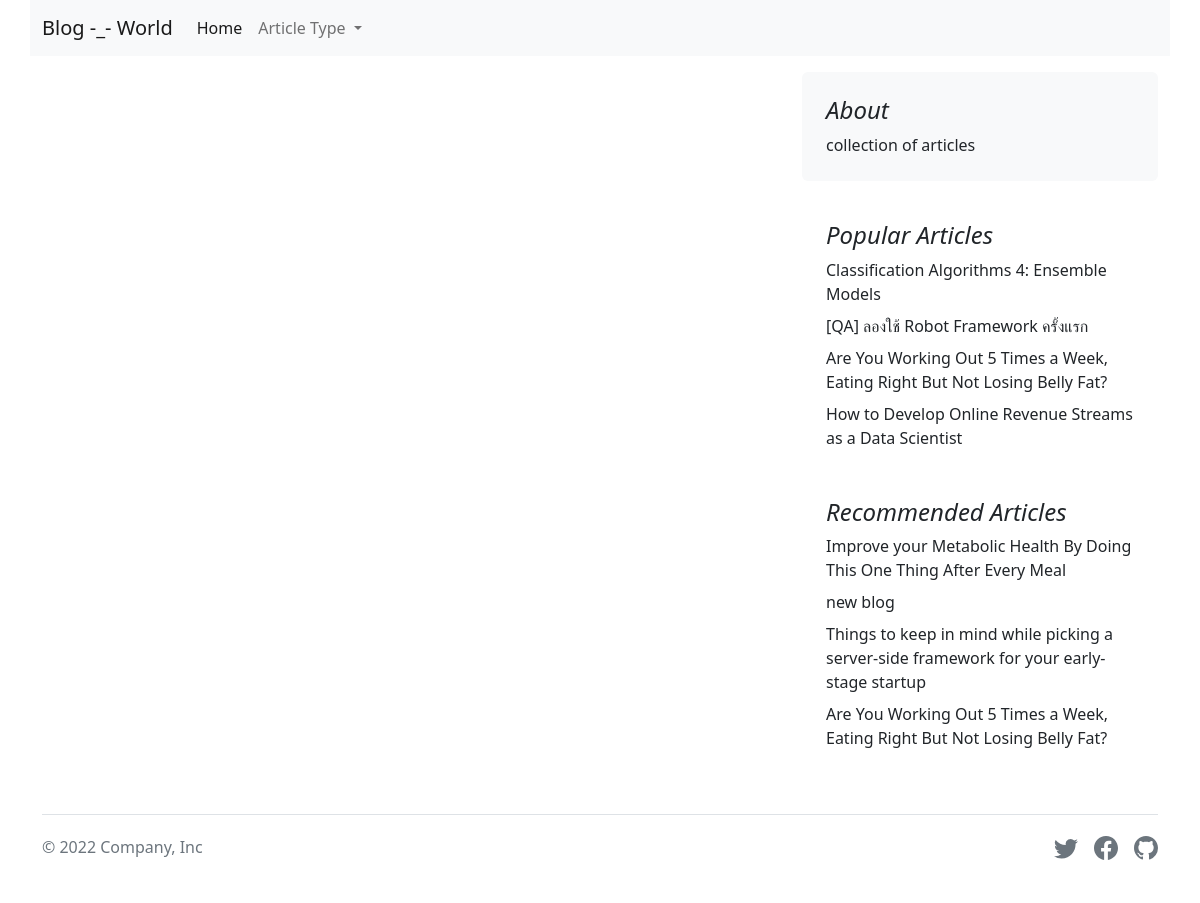
The app's page /12/ with its own data.
### blog/models.py (models this page shows, shortened)
class Blogs(models.Model) :
    name = models.CharField(max_length=255)
    description = models.TextField()
    content = models.TextField()
    category = models.ForeignKey(Category,on_delete=models.CASCADE)
    writer = models.CharField(max_length=255)
    views = models.IntegerField(default=0)
    created = models.DateTimeField(auto_now_add=True)

### blog/views.py (the view)
# urls.py: path('<int:category_id>/', resultdata, name='resultdata'),
def resultdata(request, category_id):
    results = Blogs.objects.filter(category_id=category_id)
    context = {
        'results': results,
        'categories': categories,
        'recommend': recommend,
        'popular': popular
    }
    return render(request, 'result.html', context)

### category/models.py (called while the page is built)
    def __str__(self):
        return self.name

### blog/templates/result.html (shortened to what this page needs)
{% extends 'layout.html' %}
{% block content %}
<div class="col-md-8" id="all_articles">
</div>
{% endblock %}

### blog/templates/layout.html (shortened to what this page needs)
<!doctype html>
<html lang="en">
<head>
    <link href="https://cdn.jsdelivr.net/npm/bootstrap@5.2.0-beta1/dist/css/bootstrap.min.css" rel="stylesheet"
>
</head>
<body>
    <nav class="navbar navbar-expand-lg bg-light container sticky-top mb-3">
        <div class="container-fluid">
          <a class="navbar-brand" href="/">Blog -_- World</a>
          <div class="collapse navbar-collapse" id="navbarNavDropdown">
            <ul class="navbar-nav">
              <li class="nav-item">
                <a class="nav-link active" aria-current="page" href="/">Home</a>
              </li>
              <li class="nav-item dropdown">
                <a class="nav-link dropdown-toggle" href="#" id="navbarDropdownMenuLink" role="button" data-bs-toggle="dropdown" aria-expanded="false">
                    Article Type
                </a>
              </li>
            </ul>
          </div>
        </div>
      </nav>
    <main class="container">
        <div class="row g-4">
            {% block content %}
            {% endblock %}
            <div class="col-md-4">
                <div class="position-sticky" style="top: 2rem;">
                    <div class="p-4 mb-3 bg-light rounded">
                        <h4 class="fst-italic">About</h4>
                        <p class="mb-0">collection of articles</p>
                    </div>
                    <div class="p-4">
                        <h4 class="fst-italic">Popular Articles</h4>
                        <ol class="list-unstyled mb-0">
                            {% for blog in popular %}
                            <li class="mt-2"><a href="{% url 'blogDetail' blog.id %}" class="text-dark text-decoration-none">{{blog.name}}</a></li>
                            {% endfor %}
                        </ol>
                    </div>
                    <div class="p-4">
                        <h4 class="fst-italic">Recommended Articles</h4>
                        <ol class="list-unstyled">
                            {% for blog in recommend %}
                            <li class="mt-2"><a href="{% url 'blogDetail' blog.id %}" class="text-dark text-decoration-none">{{blog.name}}</a></li>
                            {% endfor %}
                        </ol>
                    </div>
                </div>
            </div>
        </div>
    </main>
    <div class="container">
        <footer class="d-flex flex-wrap justify-content-between align-items-center py-3 my-4 border-top">
          <p class="col-md-4 mb-0 text-muted">&copy; 2022 Company, Inc</p>
          <a href="/" class="col-md-4 d-flex align-items-center justify-content-center mb-3 mb-md-0 me-md-auto link-dark text-decoration-none">
            <svg class="bi me-2" width="40" height="32"><use xlink:href="#bootstrap"/></svg>
          </a>
          <ul class="nav col-md-4 justify-content-end list-unstyled d-flex">
            <li class="ms-3">
                <a class="text-muted" href="#">
                </a>
             </li>
            <li class="ms-3">
                <a class="text-muted" href="#">
                </a>
             </li>
            <li class="ms-3">
                <a class="text-muted" href="#">
                </a>
             </li>
        </footer>
      </div>
</body>
</html>

### records on screen
Blogs: name "Classification Algorithms 4: Ensemble Models"
Blogs: name "[QA] ลองใช้ Robot Framework ครั้งแรก"
Blogs: name "Are You Working Out 5 Times a Week, Eating Right But Not Losing Belly Fat?"
Blogs: name "How to Develop Online Revenue Streams as a Data Scientist"
Blogs: name "Improve your Metabolic Health By Doing This One Thing After Every Meal"
Blogs: name "new blog"
Blogs: name "Things to keep in mind while picking a server-side framework for your early-stage startup"
